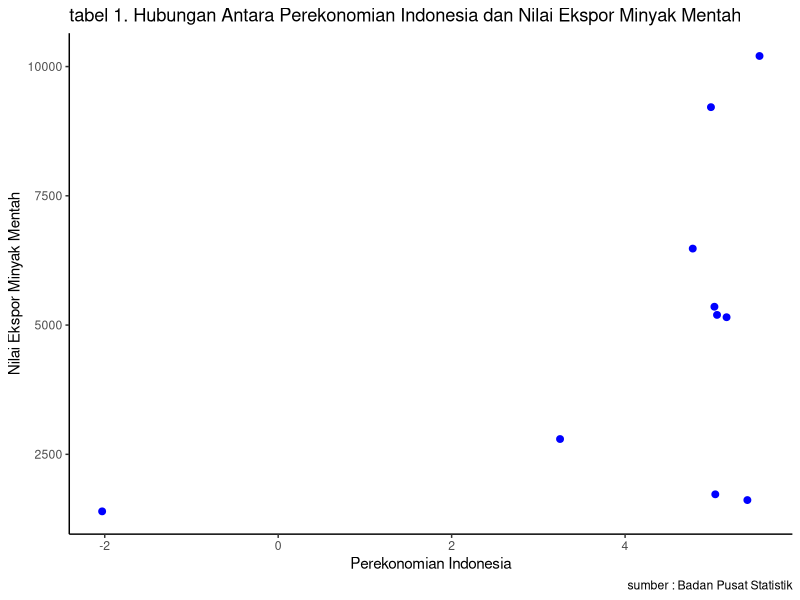

Write R code to recreate this figure.
## ---- chunk 1
#| warning: false
#| echo: true
library("tidyverse")
library("readxl")
library("dplyr")
## ---- chunk 2
#import dataset
library(readxl)
dat<-read_excel('dat.xlsx')
head(dat)
## ---- chunk 3
library("ggplot2")
library("readxl")
library("dplyr")
ggplot(data=dat,aes(x=PDB,y=M))+
   geom_point(color="blue",size=2)+
   labs(title="tabel 1. Hubungan Antara Perekonomian Indonesia dan Nilai Ekspor Minyak Mentah",
        x="Perekonomian Indonesia",
        y="Nilai Ekspor Minyak Mentah",
        caption = "sumber : Badan Pusat Statistik")+
   theme_classic()
## ---- chunk 4
#import dataset
library(readxl)
dat<-read_excel('dat.xlsx')
head(dat)
## ---- chunk 5
reg1<-lm(PDB~M,data=dat)
summary(reg1)
